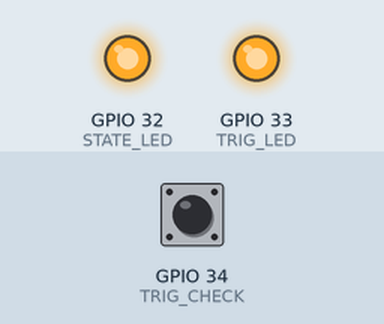
This sketch was run on a simulated ESP32. On the bench: output pins drawn as LEDs (lit = HIGH). Inputs (shaded band) come from the test bench; at power-on: GPIO 34 (TRIG_CHECK) HIGH. Nothing arrives over Bluetooth unless stated; what the sketch prints to the serial monitor is not drawn. At 1.0 s the program puts the board to deep sleep or switches it off; the recording ends there.

Above: at 0.1 s.
Timing chart, 0 to 1.0 s (numbered marks = the images above):
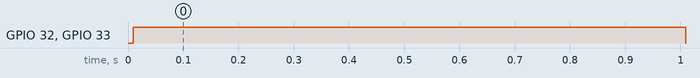

The sketch:

BLE_Beacon_TEST_AD.ino
```cpp
#include <time.h>
#include <esp_sleep.h>
#include <BLEDevice.h>
#include <BLEServer.h>
#include <Arduino.h>
#include <eddystone.hpp>

#define DEEP_SLEEP_DURATION 5
#define STATE_LED 32
#define TRIG_LED 33
#define TRIG_CHECK 34
#define BAT_CHECK 35

#define STATE_INITIAL 0xFF
#define STATE_NORMAL 0x00
#define STATE_TRIGGERED 0x10
#define STATE_LOW_BATTERY 0x20
#define STATE_CHARGED 0x30

uint8_t currentState = STATE_INITIAL; // initial state
uint8_t batteryLevel = 0x00; // initial battery level

RTC_DATA_ATTR static time_t last; // Remember last boot in RTC Memory
struct timeval now; // Time Struct

const float maxBatteryVoltage = 1.9;
const float minBatteryVoltage = 1.5;

const std::string NAMESPACE = "17FD1CEFFF705E7F803E"; // Beacon Group ID "IT*DICE***TOGET*HOME"
const std::string INSTANCE  = "DE248BAD97AF"; // Beacon Characteristic ID (Random)

void setBeacon(BLEAdvertising* pAdvertising) {
  EddystoneUid uid(NAMESPACE, INSTANCE);
  uid.setRSSI(0xC2); // RSSI at 1M (-62dBm)
  uid.setState(currentState, batteryLevel);
  BLEAdvertisementData adData;
  uid.compose(adData);
  pAdvertising->setAdvertisementData(adData);
}

void setup() {
  // Serial OPEN
  Serial.begin(115200);
  while (!Serial) {
    delay(10);
  }

  // Initial SET
  gettimeofday(&now, NULL); // Time

  pinMode(STATE_LED, OUTPUT);
  pinMode(TRIG_LED, OUTPUT);
  pinMode(TRIG_CHECK, INPUT);
  pinMode(BAT_CHECK, INPUT);

  int trig = digitalRead(TRIG_CHECK); // Check Trigger Button
  int batRAW = analogRead(BAT_CHECK); // Check battery level through Voltage
  float batVOLT = (batRAW / 4095.0) * 3.3;
  float clampBatVOLT = constrain(batVOLT, minBatteryVoltage, maxBatteryVoltage);
  int batLV = int(((clampBatVOLT - minBatteryVoltage) / (maxBatteryVoltage - minBatteryVoltage)) * 10) * 10;

  Serial.printf("Start Toget-Home Beacon\n");
  Serial.printf("Deep Sleep (%lds since last reset, %lds since last boot)\n", now.tv_sec, now.tv_sec - last);
  Serial.printf("Analog Value : %d\n", batRAW);
  Serial.printf("Battery Level : %d\n", batLV);
  Serial.printf("Trigger Value : %d\n", trig);
  last = now.tv_sec;

  // BLE Start
  BLEDevice::init("Toget Home");
  BLEServer *pServer = BLEDevice::createServer();
  BLEAdvertising *pAdvertising = pServer->getAdvertising();

  batteryLevel = (uint8_t)(batLV);

  if((batteryLevel > 20) && (trig == LOW)) {
    currentState = STATE_NORMAL;
  }
  else if((batteryLevel <= 20) && (trig == LOW)) {
    currentState = STATE_LOW_BATTERY;
  }
  else {
    currentState = STATE_TRIGGERED;
    digitalWrite(TRIG_LED, HIGH);
  }

  setBeacon(pAdvertising);
  Serial.println("Advertising Started...\n");
  pAdvertising->start();

  digitalWrite(STATE_LED, HIGH);
  delay(1000); // Start Delay
  digitalWrite(STATE_LED, LOW);
  digitalWrite(TRIG_LED, LOW);

  pAdvertising->stop();
  Serial.printf("Enter Deep Sleep\n");
  esp_deep_sleep(1000000LL * DEEP_SLEEP_DURATION);
  Serial.printf("in Deep Sleep...\n");
}

void loop() {
}
```

Measured:
- by itself, GPIO 32 (STATE_LED), GPIO 33 (TRIG_LED): LOW → HIGH at 0.01 s, → LOW 1.0 s later
